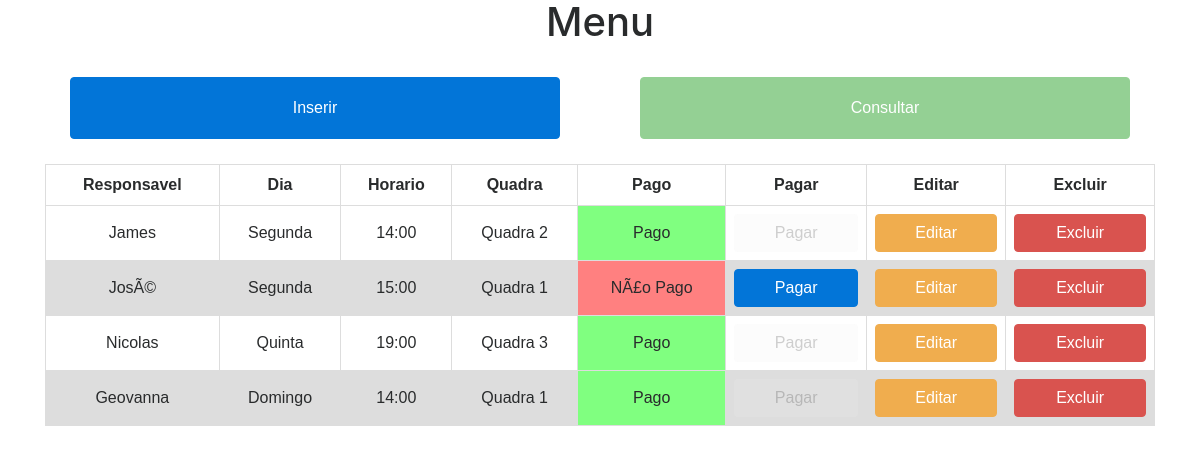
/Quadra/index.php, run on the app's committed database.
### tables this page shows
CREATE TABLE IF NOT EXISTS `aluguel` (
  `id` int(11) NOT NULL,
  `responsavel` varchar(150) NOT NULL,
  `numero` varchar(8) NOT NULL,
  `horario` varchar(5) NOT NULL,
  `dia` varchar(7) NOT NULL,
  `pago` varchar(9) NOT NULL
);

### Quadra/conexao.php (called while the page is built, shortened)
<?php
function abrirBanco(){
    $conexao = new mysqli("localhost", "root", "", "quadra");
    return $conexao;
}
function selectAllAluguel(){
    $banco = abrirBanco();
    $sql = "SELECT * FROM aluguel ORDER BY FIELD(dia, 'Segunda', 'Terça', 'Quarta', 'Quinta', 'Sexta', 'Sabado', 'Domingo'), horario;";
    $resultado = $banco->query($sql);
    while ($row = mysqli_fetch_array($resultado)) {
        $grupo[] = $row;
    }
    return $grupo;
}

### Quadra/index.php (the view, shortened to what this page needs)
<!DOCTYPE html>
<link href="css/bootstrap.css" rel="stylesheet">
<?php include("conexao.php");
      $grupo = selectAllAluguel();
?>
<html>
    <head>
    </head>
    <body>
        <h1 align="center"> Menu </h1>
        <div class="container ">
            <div class="row">
                <div class="col text-center">
                    <form  class="menu" method="post" action="/Quadra/insert.php">
                        <button type="submit" id="menubtn" class="btn btn-block btn-primary">Inserir</button>
                    </form>
                </div>
                <div class="col text-center">
                    <form class="menu" method="post" action="/Quadra/search.php">
                        <button type="submit" id="menubtn" class="btn btn-block btn-success disabled">Consultar</button>
                    </form>
                </div>
            </div>
        </div>
        <div class="container">
            <table border="1">
                <thead>
                    <tr>
                        <th>Responsavel</th>
                        <th>Dia</th>
                        <th>Horario</th>
                        <th>Quadra</th>
                        <th>Pago</th>
                        <th>Pagar</th>
                        <th>Editar</th>
                        <th>Excluir</th>
                    </tr>
                </thead>
                <tbody>
                    <?php foreach ($grupo as $aluguel) { ?>
                            <td><?= $aluguel["responsavel"] ?></td>
                            <td><?= $aluguel["dia"] ?></td>
                            <td><?= $aluguel["horario"] ?></td>
                            <td><?= $aluguel["numero"] ?></td>
                            <?php
                                if ($aluguel["pago"] == "Pago"){
                                    $class = "greenrow";
                                }
                                else{
                                    $class = "redrow";
                                }
                                echo "<td class='$class'>";
                                echo $aluguel["pago"];
                                echo "</td>";
                            ?>
                            <td>
                                <form name="pagar" action="conexao.php" method="POST">
                                    <input type="submit" id="tbbtn" value="Pagar" name="pagar"
                                           <?php if($aluguel["pago"] == "Pago"){
                                                    echo "class=\"btn\"   disabled";
                                                }
                                                else{
                                                    echo "class=\"btn btn-primary\"";
                                                }
                                           ?>
                                    />
                                </form>
                            </td>
                            <td>
                                <form name="alterar" action="alterar.php" method="POST">
                                    <input type="submit" id="tbbtn" class="btn btn-warning" value="Editar" name="editar" />
                                </form>
                            </td>
                            <td>
                                <form name="excluir" action="conexao.php" method="POST">
                                    <input type="submit" id="tbbtn" class="btn btn-danger" value="Excluir" name="excluir" />
                                </form>
                            </td>
                    <?php }
                    ?>
                </tbody>
            </table>
    </body>
</html>

### Quadra/index.php (style rules this page uses)
table { font-family: arial, sans-serif; border-collapse: collapse; width: 100%; }
td, th { border: 1px solid #dddddd; text-align: center; padding: 8px; }
.greenrow { background-color: #80ff80; }
.redrow { background-color: #ff8080; }
.menu { margin: 25px }
#menubtn { padding: 20px }
#tbbtn { width: 100%; height: 100%; }

### data on the page
aluguel: responsavel "James", dia "Segunda", horario "14:00", numero "Quadra 2", pago "Pago", pagar "Pagar"
aluguel: responsavel "JosÃ©", dia "Segunda", horario "15:00", numero "Quadra 1", pago "NÃ£o Pago", pagar "Pagar"
aluguel: responsavel "Nicolas", dia "Quinta", horario "19:00", numero "Quadra 3", pago "Pago", pagar "Pagar"
aluguel: responsavel "Geovanna", dia "Domingo", horario "14:00", numero "Quadra 1", pago "Pago", pagar "Pagar"
